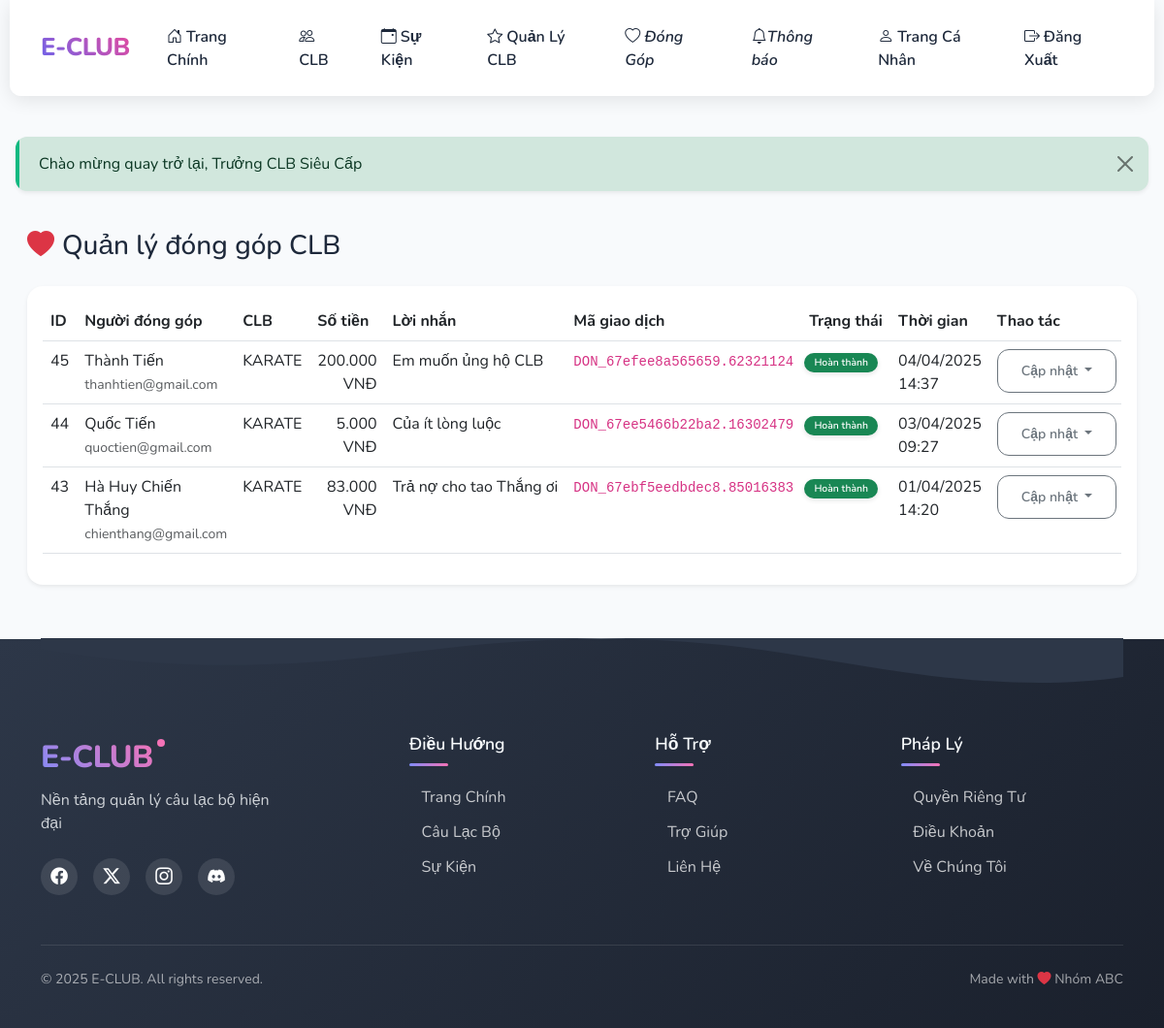
Screenshot of /index.php?page=club_leader/donations&club_id=1 (signed in) with the database file from the repository.
### tables this page shows
CREATE TABLE `donations` (
  `id` int(11) NOT NULL,
  `user_id` int(11) DEFAULT NULL,
  `amount` decimal(15,2) NOT NULL,
  `message` text DEFAULT NULL,
  `status` enum('pending','completed','failed') DEFAULT 'pending',
  `transaction_code` varchar(100) DEFAULT NULL,
  `created_at` timestamp NOT NULL DEFAULT current_timestamp(),
  `club_id` int(11) NOT NULL
);

CREATE TABLE `users` (
  `id` int(11) NOT NULL,
  `name` varchar(100) NOT NULL,
  `email` varchar(100) NOT NULL,
  `password` varchar(255) NOT NULL,
  `role` enum('admin','club_leader','user') DEFAULT 'user',
  `created_at` timestamp NOT NULL DEFAULT current_timestamp(),
  `avatar_url` varchar(255) DEFAULT NULL,
  `last_activity` timestamp NOT NULL DEFAULT current_timestamp() ON UPDATE current_timestamp()
);

CREATE TABLE `clubs` (
  `id` int(11) NOT NULL,
  `name` varchar(100) NOT NULL,
  `description` text DEFAULT NULL,
  `created_at` timestamp NOT NULL DEFAULT current_timestamp(),
  `status` enum('active','inactive') NOT NULL DEFAULT 'active',
  `image_url` varchar(255) DEFAULT NULL,
  `bank_info` longtext DEFAULT NULL
);

### pages/club_leader/donations.php (the view, shortened to what this page needs)
<?php
require_once __DIR__ . '/../../config.php';
$query = "SELECT d.*, u.name as donor_name, u.email as donor_email, c.name as club_name
          FROM donations d
          LEFT JOIN users u ON d.user_id = u.id
          LEFT JOIN clubs c ON d.club_id = c.id
          INNER JOIN club_leaders cl ON c.id = cl.club_id
          WHERE cl.user_id = ?
          ORDER BY d.created_at DESC";
$stmt = $conn->prepare($query);
$stmt->bind_param("i", $_SESSION['user_id']);
$stmt->execute();
$result = $stmt->get_result();
$donations = [];
while ($row = $result->fetch_assoc()) {
    $donations[] = $row;
}
?>
<div class="container-fluid py-4">
    <div class="d-flex justify-content-between align-items-center mb-4">
        <h2 class="h3 mb-0">
            <i class="bi bi-heart-fill text-danger me-2"></i>Quản lý đóng góp CLB
        </h2>
    </div>
    <div class="card shadow-sm">
        <div class="card-body">
            <div class="table-responsive">
                <table class="table table-hover">
                    <thead>
                        <tr>
                            <th>ID</th>
                            <th>Người đóng góp</th>
                            <th>CLB</th>
                            <th>Số tiền</th>
                            <th>Lời nhắn</th>
                            <th>Mã giao dịch</th>
                            <th>Trạng thái</th>
                            <th>Thời gian</th>
                            <th>Thao tác</th>
                        </tr>
                    </thead>
                    <tbody>
                        <?php foreach ($donations as $donation): ?>
                            <tr>
                                <td><?php echo $donation['id']; ?></td>
                                <td>
                                    <?php if ($donation['donor_name']): ?>
                                        <?php echo htmlspecialchars($donation['donor_name']); ?>
                                        <br>
                                        <small class="text-muted"><?php echo $donation['donor_email']; ?></small>
                                    <?php else: ?>
                                        <span class="text-muted">Ẩn danh</span>
                                    <?php endif; ?>
                                </td>
                                <td>
                                    <?php echo htmlspecialchars($donation['club_name']); ?>
                                </td>
                                <td class="text-end">
                                    <?php echo number_format($donation['amount'], 0, ',', '.'); ?> VNĐ
                                </td>
                                <td>
                                    <?php if ($donation['message']): ?>
                                        <span class="text-truncate d-inline-block" style="max-width: 200px;">
                                            <?php echo htmlspecialchars($donation['message']); ?>
                                        </span>
                                    <?php else: ?>
                                        <span class="text-muted">Không có</span>
                                    <?php endif; ?>
                                </td>
                                <td>
                                    <code><?php echo $donation['transaction_code']; ?></code>
                                </td>
                                <td>
                                    <?php
                                    $status_class = [
                                        'pending' => 'warning',
                                        'completed' => 'success',
                                        'failed' => 'danger'
                                    ][$donation['status']];
                                    $status_text = [
                                        'pending' => 'Chờ xử lý',
                                        'completed' => 'Hoàn thành',
                                        'failed' => 'Thất bại'
                                    ][$donation['status']];
                                    ?>
                                    <span class="badge bg-<?php echo $status_class; ?>">
                                        <?php echo $status_text; ?>
                                    </span>
                                </td>
                                <td>
                                    <?php echo date('d/m/Y H:i', strtotime($donation['created_at'])); ?>
                                </td>
                                <td>
                                    <div class="dropdown">
                                        <button class="btn btn-sm btn-outline-secondary dropdown-toggle" type="button" data-bs-toggle="dropdown">
                                            Cập nhật
                                        </button>
                                    </div>
                                </td>
                            </tr>
                        <?php endforeach; ?>
                    </tbody>
                </table>
            </div>
        </div>
    </div>
</div>

### templates/layout.php (style rules this page uses)
:root { --primary-color: #6366f1; --primary-light: #818cf8; --primary-dark: #4f46e5; --secondary-color: #ec4899; --secondary-light: #f472b6; --accent-color: #0ea5e9; --success-color: #10b981; --warning-color: #f59e0b; --danger-color: #ef4444; --background-color: #f8fafc; --text-color: #1e293b; --border-radius: 12px; --card-border-radius: 16px; --transition-speed: 0.3s; }
body { min-height: 100vh; display: flex; flex-direction: column; background-color: var(--background-color); font-family: 'Nunito', sans-serif; color: var(--text-color); overflow-x: hidden; }
.card { border: none; border-radius: var(--card-border-radius); background: #fff; box-shadow: 0 5px 15px rgba(0, 0, 0, 0.05); transition: all var(--transition-speed) ease; overflow: hidden; position: relative; z-index: 1; }
.card::before { content: ''; position: absolute; top: 0; left: 0; width: 4px; height: 100%; z-index: 2; opacity: 0; transition: opacity var(--transition-speed) ease; }
.btn { border-radius: var(--border-radius); padding: 0.7rem 1.5rem; font-weight: 600; transition: all var(--transition-speed) ease; position: relative; overflow: hidden; z-index: 1; }
.btn::before { content: ''; position: absolute; top: 0; left: 0; width: 100%; height: 100%; background: rgba(255, 255, 255, 0.1); z-index: -1; transform: translateX(-100%) rotate(45deg); transition: transform 0.6s ease; }
.badge { font-size: 0.65rem; padding: 0.35em 0.65em; margin-left: -0.5em; margin-top: -0.5em; }
.badge { padding: 0.5em 1em; border-radius: 20px; font-weight: 600; box-shadow: 0 2px 5px rgba(0, 0, 0, 0.1); }
.fade-in { animation: fadeIn 0.5s ease-in; }

### pages/club_leader/donations.php (style rules this page uses)
.table th { white-space: nowrap; }

### rows the page displays
donations: id "45", user.name "Thành Tiến", user.email "thanhtien@gmail.com", club.name "KARATE", amount "200.000", message "Em muốn ủng hộ CLB", transaction_code "DON_67efee8a565659.62321124", status "Hoàn thành", created_at "04/04/2025 14:37"
donations: id "44", user.name "Quốc Tiến", user.email "quoctien@gmail.com", club.name "KARATE", amount "5.000", message "Của ít lòng luộc", transaction_code "DON_67ee5466b22ba2.16302479", status "Hoàn thành", created_at "03/04/2025 09:27"
donations: id "43", user.name "Hà Huy Chiến Thắng", user.email "chienthang@gmail.com", club.name "KARATE", amount "83.000", message "Trả nợ cho tao Thắng ơi", transaction_code "DON_67ebf5eedbdec8.85016383", status "Hoàn thành", created_at "01/04/2025 14:20"

### other values shown
$flash['message'] "Chào mừng quay trở lại, Trưởng CLB Siêu Cấp"
APP_NAME "E-CLUB"
